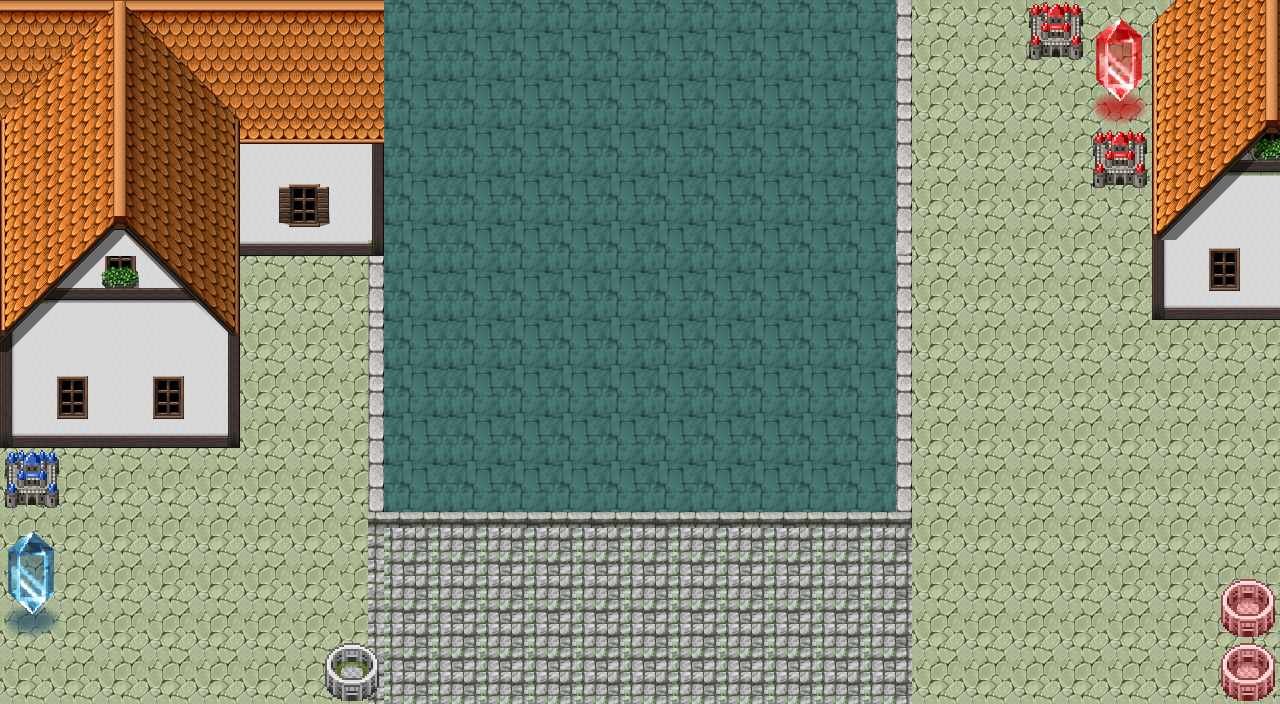

This game map was drawn from its Tiled (.tmx) file and the tilesets committed beside it. A one-line description and the trimmed map source follow:
An orthogonal 80x44 tile map with 16x16 px tiles, 7 tile layers (map, buildSub, buildMain, allyplant, ...), 5 tilesets.

<map version="1.5" tiledversion="1.7.2" orientation="orthogonal" renderorder="right-down" width="80" height="44" tilewidth="16" tileheight="16" infinite="0" nextlayerid="10" nextobjectid="1">
 <tileset firstgid="1" name="fsm_Town02_A2" tilewidth="16" tileheight="16" tilecount="1728" columns="48">
  <image source="image/fsm_Town02_A2.png" width="768" height="576" />
 </tileset>
 <tileset firstgid="1729" name="fsm_Town02_C1" tilewidth="16" tileheight="16" tilecount="2304" columns="48">
  <image source="image/fsm_Town02_C1.png" width="768" height="768" />
 </tileset>
 <tileset firstgid="4033" name="fsm_Town02_A1" tilewidth="16" tileheight="16" tilecount="1728" columns="48">
  <image source="image/fsm_Town02_A1.png" width="768" height="576" />
 </tileset>
 <tileset firstgid="5761" name="builds" tilewidth="16" tileheight="16" tilecount="192" columns="8">
  <image source="image/builds.png" width="128" height="384" />
 </tileset>
 <tileset firstgid="5953" name="cores" tilewidth="16" tileheight="16" tilecount="64" columns="8">
  <image source="image/cores.png" width="128" height="128" />
 </tileset>
 <layer id="1" name="map" width="80" height="44">
  <data>[3520 cells, 3520 non-empty, 10 distinct tile ids]</data>
 </layer>
 <layer id="3" name="buildSub" width="80" height="44">
  <data>[3520 cells, 2009 non-empty, 137 distinct tile ids]</data>
 </layer>
 <layer id="2" name="buildMain" width="80" height="44">
  <data>[3520 cells, 472 non-empty, 334 distinct tile ids]</data>
 </layer>
 <layer id="6" name="allyplant" width="80" height="44">
  <data>[3520 cells, 32 non-empty, 32 distinct tile ids]</data>
 </layer>
 <layer id="7" name="enemyplant" width="80" height="44">
  <data>[3520 cells, 64 non-empty, 32 distinct tile ids]</data>
 </layer>
 <layer id="8" name="allycore" width="80" height="44">
  <data>[3520 cells, 32 non-empty, 32 distinct tile ids]</data>
 </layer>
 <layer id="9" name="enemycore" width="80" height="44">
  <data>[3520 cells, 32 non-empty, 32 distinct tile ids]</data>
 </layer>
</map>
